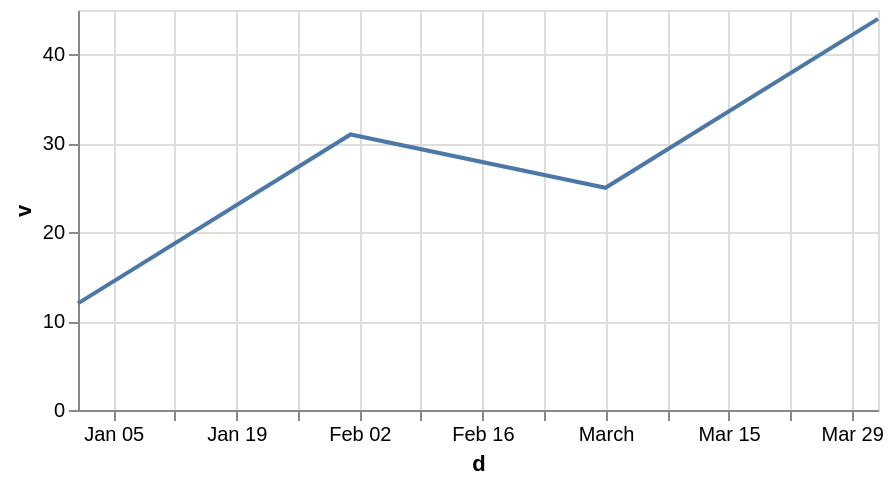

Vega-Lite specification stored for this chart:
### Vega-Lite specification from a JSON file in a GitHub repository (floating-point values rounded to 4 significant figures)
{"$schema": "https://vega.github.io/schema/vega-lite/v6.json", "width": 400, "height": 200, "data": {"values": [{"d": "2020-01-01", "v": 12}, {"d": "2020-02-01", "v": 31}, {"d": "2020-03-01", "v": 25}, {"d": "2020-04-01", "v": 44}]}, "mark": "line", "encoding": {"x": {"field": "d", "type": "temporal"}, "y": {"field": "v", "type": "quantitative"}}}
